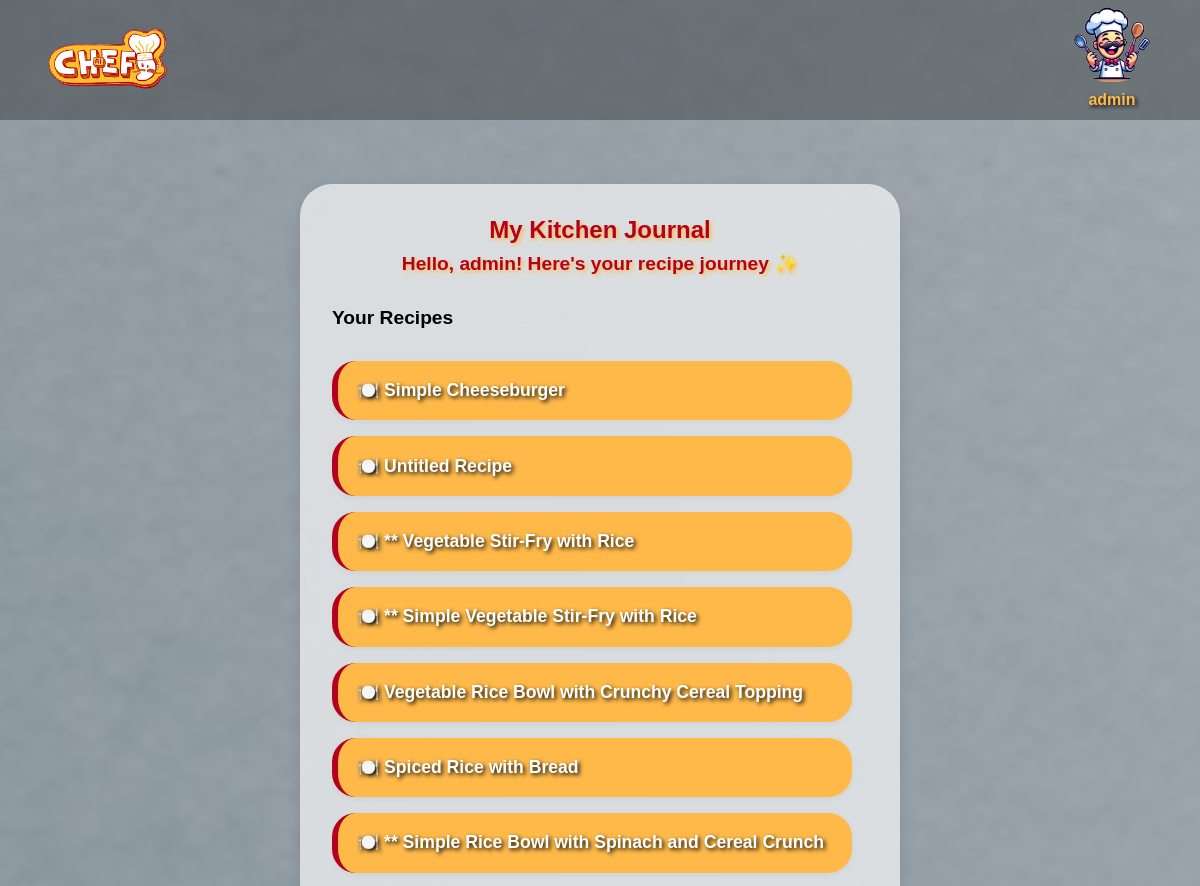
The page /profile/ (signed in, upper part) on the database as committed earlier.
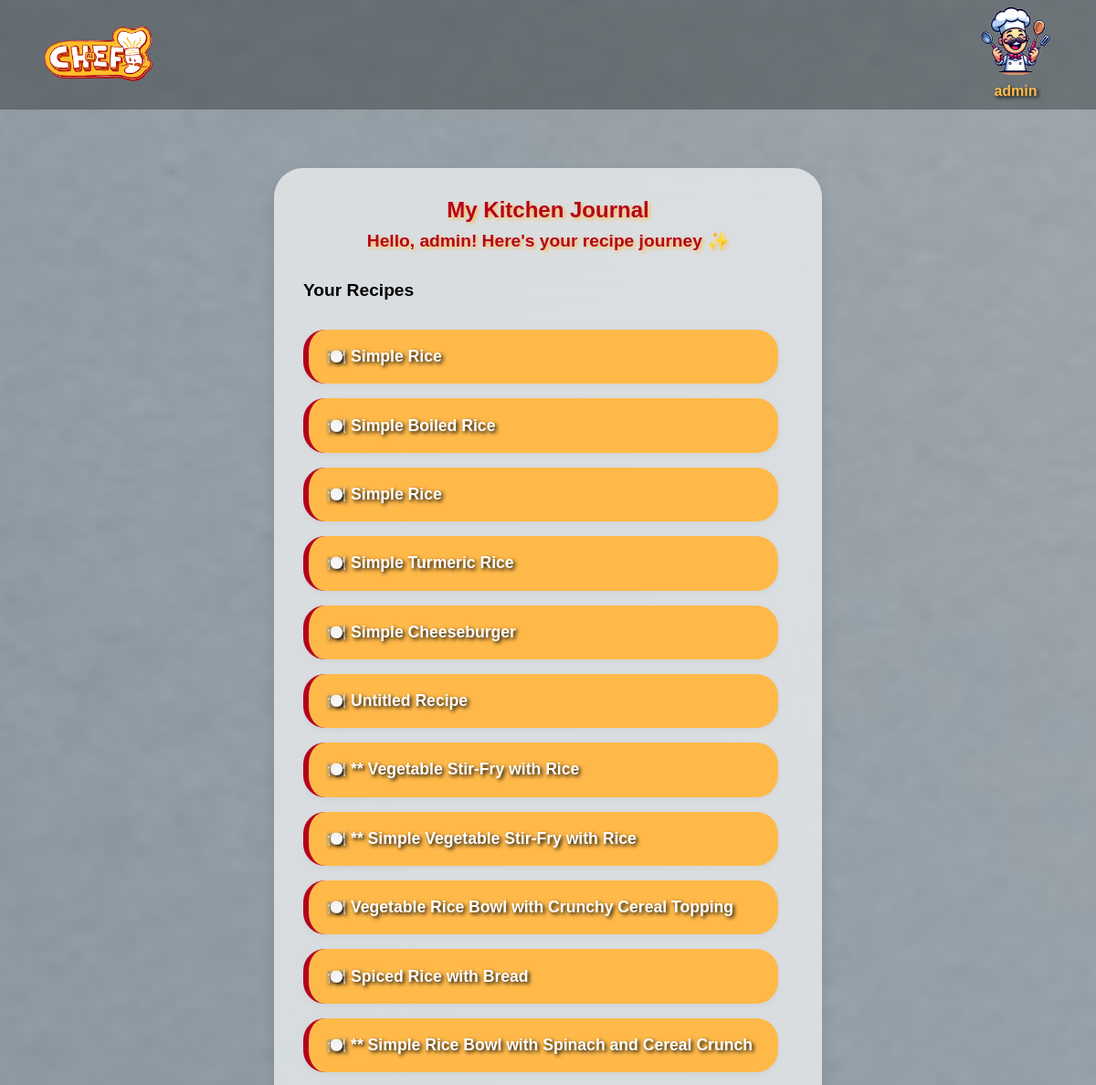
The same page on the database as committed later.
### chef_ai/models.py (models this page shows)
class userHistory(models.Model):
    userID = models.ForeignKey(User, on_delete = models.PROTECT)
    selectedIngredients = models.CharField(max_length=2000, blank=False)
    generatedRecipe = models.CharField(max_length=10000, blank=False)
    title = models.CharField(max_length=255, default='Untitled Recipe')

### chef_ai/views.py (the view)
# urls.py: path('profile/', views.getProfile, name='profile'),
def getProfile(request):
    if not request.user.is_authenticated:
        return redirect('login')
    history = userHistory.objects.filter(userID=request.user).order_by('-id')
    return render(request, 'registration/profile.html', {'history': history})

### templates/registration/profile.html
{% extends "base.html" %}
{% load static %}
{% block content %}
<div class="journal-container">
    <div class="user-greeting">
        <h1>My Kitchen Journal</h1>
        <p>Hello, <strong>{{ request.user.username }}</strong>! Here's your recipe journey ✨</p>
    </div>
    <div class="history-section">
        <h2>Your Recipes</h2>
        <ul class="recipe-list">
            {% for recipe in history %}
                <li class="recipe-item">
                    <a href="{% url 'view_saved_recipe' recipe.id %}">
                        🍽️ {{ recipe.title }}
                    </a>
                </li>
            {% empty %}
                <li class="empty-message">You haven't generated any recipes yet.</li>
            {% endfor %}
        </ul>
    </div>
</div>
{% endblock %}

### templates/base.html (shortened to what this page needs)
{% load static %}
<!DOCTYPE html>
<html>
<head>
    <link rel="stylesheet" href="{% static 'chef_ai/styles/base.css' %}">
    <link rel="stylesheet" href="{% static 'chef_ai/styles/header.css' %}">
    <link rel="stylesheet" href="{% static 'chef_ai/styles/launchpage.css' %}">
    <link rel="stylesheet" href="{% static 'chef_ai/styles/logon.css' %}">
    <link rel="stylesheet" href="{% static 'chef_ai/styles/response.css' %}">
    <link rel="stylesheet" href="{% static 'chef_ai/styles/searchbar.css' %}">
    <link rel="stylesheet" href="{% static 'chef_ai/styles/ingredientItems.css' %}">
    <link rel="stylesheet" href="{% static 'chef_ai/styles/profile.css' %}">
    <link rel="stylesheet" href="{% static 'chef_ai/styles/landing.css' %}">
    <link rel="stylesheet" href="{% static 'chef_ai/styles/loading.css' %}">
    <link rel="stylesheet" href="{% static 'chef_ai/styles/footer.css' %}">
    <link rel="stylesheet" href="{% static 'chef_ai/styles/uploadedImages.css' %}">
</head>
<body>
    <header class="header {% if request.path == '/' %}landing-header{% endif %}">
        <div class="chefAI" id='chefAI-logo'>
            <a href="{% url 'index' %}">
                <img src="{% static 'chef_ai/images/AICHEF400X.png' %}" alt="">
            </a>
        </div>
        <div class="navbar">
            {% if user.is_authenticated %}
            <div class="dropdown">
                <div class="userContainer">
                <img class="userLogo dropbtn" src="{% static 'chef_ai/images/defaultLogo.png' %}">
                <p>{{ request.user.username }}</p>
                </div>
            </div>
            {% else %}
            <a class="loginButton" href="{% url 'login' %}">Log In</a>
            {% endif %}
        </div>
    </header>
    <div class="root">
    {% block content %}
    {% endblock %}
    </div>
</body>
</html>

### chef_ai/static/chef_ai/styles/base.css (style rules this page uses)
* { margin: 0; padding: 0; box-sizing: border-box; font-family: 'Poppins', sans-serif; }
html, body { height: 100%; display: flex; flex-direction: column; }
.root { margin-top:9.5rem; }

### chef_ai/static/chef_ai/styles/header.css (style rules this page uses)
.header { position: fixed; top: 0; left: 0; right: 0; max-height: 7.5rem; width: 100vw; background: rgba(0, 0, 0, 0.3); backdrop-filter: blur(4px); display: flex; justify-content: space-between; align-items: center; z-index: 100; }
.header .chefAI img { margin-left:3rem; max-width: 10rem; max-height: 7.5rem; transition: transform 0.2s ease-in-out; }
.header .navbar .userContainer { display:flex; flex-direction: column; max-height:7.5rem; align-items: center; transition: transform 0.2s ease-in-out; margin-right: 3rem; }
.header .navbar .userContainer p { color:#FFB949; text-shadow: 2px 2px 4px black; padding:.5rem 1rem; font-weight: bold; text-align: center; max-width: 10rem; word-wrap: none; text-overflow: ellipsis; overflow: hidden; }
.header .navbar .userContainer .userLogo { max-width:5rem; max-height:5rem; border-radius:50%; object-fit: cover; }
.header .navbar .dropdown { position: relative; display: inline-block; }

### chef_ai/static/chef_ai/styles/profile.css (style rules this page uses)
.journal-container { max-width: 50%; margin: 2rem auto; padding: 2rem; background-color: rgba(255, 255, 255, 0.650); backdrop-filter: blur(60px); border-radius: 2rem; box-shadow: 0 0.5rem 1rem rgba(0,0,0,0.1); display: flex; flex-direction: column; gap: 2rem; }
.user-greeting { justify-content: center; display: flex; flex-direction: column; justify-content: center; align-items: center; text-align: center; }
.user-greeting h1 { font-size: 1.5rem; margin-bottom: 0.5rem; text-decoration: none; color: #B4021E; text-shadow: 2px 2px 4px #ffb949; font-weight: 600; }
.user-greeting p { font-size: 1.2rem; text-decoration: none; color: #B4021E; text-shadow: 2px 2px 4px #ffb949; font-weight: 600; }
.history-section h2 { font-size: 1.2rem; margin-bottom: 1rem; text-decoration: none; color: black; font-weight: 600; }
.recipe-list { list-style: none; padding: 0; margin: 2rem 0; display: flex; flex-direction: column; gap: 1rem; }
.recipe-item { background-color: #ffb949; padding: 1.2rem; border-left: 6px solid #B4021E; border-radius: 1.5rem; box-shadow: 0 2px 6px rgba(0, 0, 0, 0.05); transition: background-color 0.3s ease, transform 0.2s ease; font-size: 1.1rem; }
.recipe-item a { text-decoration: none; color: white; text-shadow: 2px 2px 4px black; font-weight: 600; display: block; }
.history-section { overflow-y: auto; max-height: calc(100vh - 350px); padding-right: 1rem; }

### chef_ai/static/chef_ai/styles/landing.css (style rules this page uses)
* { margin: 0; padding: 0; box-sizing: border-box; }

Rows that differ between the two databases and show on the page:
added userHistory: title "Simple Rice"
added userHistory: title "Simple Boiled Rice"
added userHistory: title "Simple Rice"
added userHistory: title "Simple Turmeric Rice"
